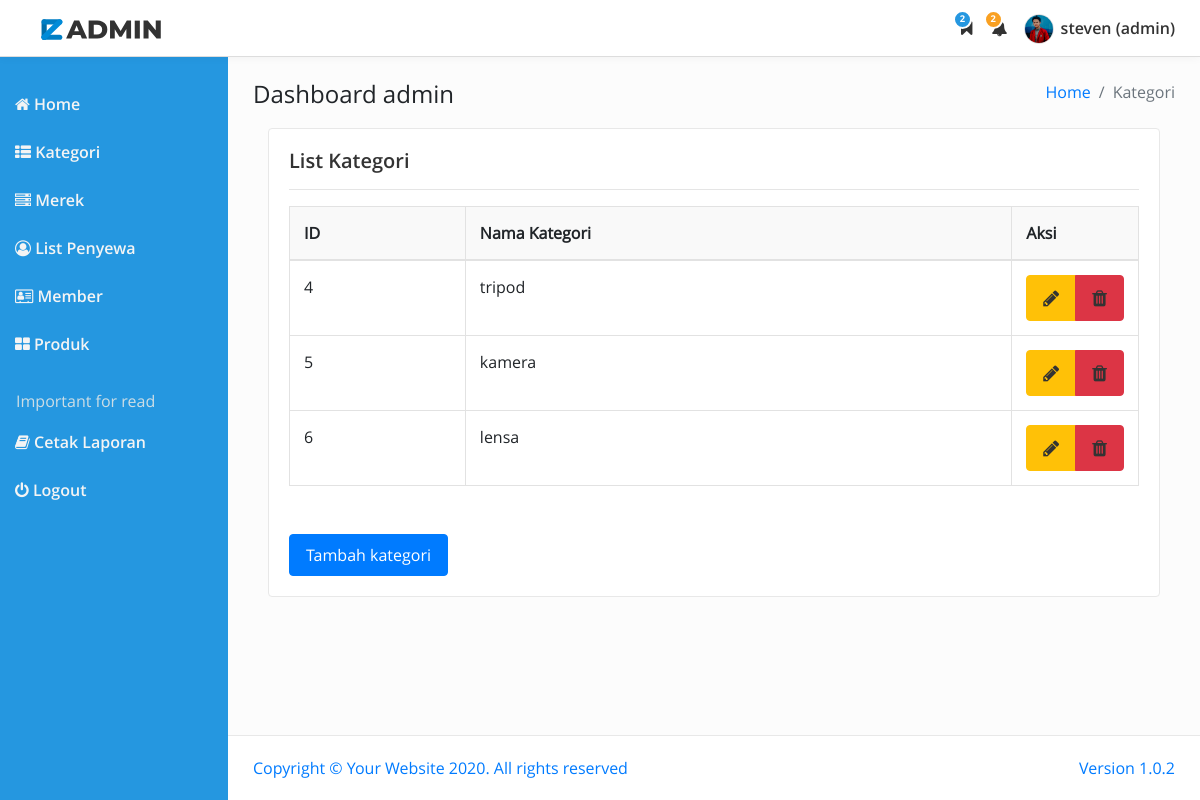
The app's page /Admin/adminweb.php?module=kategori (signed in) with its own data.
### tables this page shows
CREATE TABLE `akun` (
  `id_user` int(10) NOT NULL,
  `username` varchar(50) NOT NULL,
  `password` varchar(20) NOT NULL,
  `nama` varchar(30) NOT NULL,
  `email` varchar(50) NOT NULL,
  `alamat` text NOT NULL,
  `no_telp` int(15) NOT NULL,
  `level` int(2) NOT NULL,
  `status_akun` varchar(50) NOT NULL,
  `gambar` varchar(100) DEFAULT NULL
);

CREATE TABLE `kategori` (
  `id_kategori` int(10) NOT NULL,
  `nama_kategori` varchar(50) NOT NULL
);

### lib/config.php (called while the page is built)
<?php
$base_url = "http://localhost:8080/sewa/";
$admin_url = "http://localhost:8080/sewa/Admin/";
?>

### Admin/module/kategori/kategori.php (the view, shortened to what this page needs)
<?php
	if (empty($_SESSION['username']) AND empty($_SESSION['passuser'])){
		echo "<center> untuk mengakses modul, anda harus login</br>";
		echo "<ahref=../../index.php?<b>Login</b></a></center>";
	} else{
?>
<!DOCTYPE html>
<html lang="en">
<head>
	<link rel="stylesheet" href="../dist/css/bootstrap.min.css">
	<link rel="stylesheet" type="text/css" href="../plugins/font-awesome-4.7.0/css/font-awesome.min.css">
	<link rel="stylesheet" type="text/css" href="../dist/css/reza-admin.min.css">
</head>
<body>
	<main class="main main--ml-sidebar-width">
		<div class="row">
			<header class="main__header col-md-12 mb-2">
				<div class="main__title">
					<h4>Dashboard <?php echo $username ?></h4>
					<ul class="breadcrumb">
						<li class="breadcrumb-item"><a href="index.html">Home</a></li>
						<li class="breadcrumb-item active">Kategori</li>
					</ul>
				</div>
			</header>
		</div>
		<div class="col-12 mb-4">
				<section class="main__box">
					<h5>List Kategori</h5>
					<hr>
					<table class="table table--gray">
						<thead>
							<tr>
								<th>ID</th>
								<th>Nama Kategori</th>
								<th style = "width: 100px">Aksi</th>
							</tr>
						</thead>
						<tbody>
								<?php
								include "../lib/config.php";
								include "../lib/koneksi.php";
								$kueri_Kategori= mysqli_query($koneksi, "select * from kategori");
								while($kat=mysqli_fetch_array($kueri_Kategori))
								{
									$id = $kat['id_kategori'];
									$nama = $kat['nama_kategori'];
								?>
							<tr>
								<td><?php echo $id; ?></td>
								<td><?php echo $nama; ?></td>
								<td>
                                <div class = "btn-group">
                                    <a href="<?php echo $admin_url; ?>adminweb.php?module=edit_kategori&kategori=<?php echo $id; ?>" class="btn btn-warning"><i class='fa fa-pencil'></i></button></a>
                                    <a href="<?php echo $admin_url; ?>module/kategori/aksi_hapus.php?kategori=<?php echo $id; ?>" onClick="return confirm('anda yakin ingin menghapus data ini?')"
                                    class="btn btn-danger"><i class='fa fa-trash'></i></button></a>
                                </div>
                            	</td>
								<?php } ?>
							</tr>
						</tbody>
					</table>
					<br><br>
					<div class = "box-footer">
						<a href="<?php echo $base_url; ?>admin/adminweb.php?module=tambah_kategori">
						<button class="btn btn-primary">Tambah kategori</button>
					</div>
				</section>
			</div>
	</main>
	<footer class="footer footer--ml-sidebar-width">
		<p class="mb-2 mb-sm-0">Copyright &copy; Your Website 2020. All rights reserved</p>
		<p>Version 1.0.2</p>
	</footer>
		<?php } ?>
</body>
</html>

### Admin/adminweb.php (shortened to what this page needs)
<?php
include "../lib/config.php";
  include "../lib/koneksi.php";
if (empty($_SESSION['username']) AND empty($_SESSION['passuser'])) {
    echo "<center>Untuk mengakses modul, Anda harus login </br>";
    echo "<a href=$admin_url><b>LOGIN</b></a></center>";
} else {
  $r['username'] = $_SESSION['namauser'];
  $user = $r['username'];
  $queryAdmin = mysqli_query($koneksi, "SELECT * FROM akun WHERE username ='$user' ");
  $hasilQuery = mysqli_fetch_array($queryAdmin);
      $username    = $hasilQuery['username'];
	  $nama_admin  = $hasilQuery['nama'];
	  $level 	   = $hasilQuery['level'];
?>
<!DOCTYPE html>
<html lang="en">
<head>
	<link rel="stylesheet" href="dist/css/bootstrap.min.css">
	<link rel="stylesheet" type="text/css" href="plugins/font-awesome-4.7.0/css/font-awesome.min.css">
	<link rel="stylesheet" type="text/css" href="dist/css/reza-admin.min.css">
</head>
<body>
	<nav class="navbar navbar-expand-sm navbar--white">
		<a class="navbar-brand ml-3" href="index.html"><img src="dist/img/Reza_Admin.svg" width="120" alt="logo reza"></a>
		<div class="collapse navbar-collapse justify-content-end" id="navbarNav">
			<ul class="navbar-nav">
				<li class="nav-item navbar__notification">
					<a class="nav-link" href="#">
						<span class="fa fa-bookmark"></span>
						<span class="navbar__notification-number navbar__notification-number--blue">2</span>
					</a>
				</li>
				<li class="nav-item navbar__notification">
					<a class="nav-link " href="#">
						<span class="fa fa-bell"></span>
						<span class="navbar__notification-number navbar__notification-number--orange">2</span>
					</a>
				</li>
				<li class="nav-item navbar__avatar dropdown">
					<a class="nav-link " href="#" data-toggle="dropdown">
						<img src="dist/img/reza.jpg" alt="avatar image">
						<span><?php echo $nama_admin?> (<?php echo $username ?>)</span>
					</a>
				</li>
			</ul>
		</div>
	</nav>
	<aside class="sidebar">
		<ul class="sidebar__nav">
			<li class="sidebar__item "><a class="nav-link" href="adminweb.php?module=home"><span class="fa fa-home"></span> Home</a></li>
			<li class="sidebar__item"><a href="adminweb.php?module=kategori"><span class="fa fa-th-list"></span> Kategori</a></li>
			<li class="sidebar__item"><a href="adminweb.php?module=merek"><span class="fa fa-server"></span> Merek</a></li>
			<li class="sidebar__item"><a href="adminweb.php?module=penyewa"><span class="fa fa-user-circle-o"></span> List Penyewa</a></li>
			<li class="sidebar__item"><a href="adminweb.php?module=member"><span class="fa fa-vcard-o"></span> Member</a></li>
			<li class="sidebar__item"><a href="adminweb.php?module=produk"><span class="fa fa-th-large"></span> Produk</a></li>
			<?php
			if($level=="1"){
			?>
				<li class="sidebar__item sidebar__item--header mt-3">Important for read</li>
				<li class="sidebar__item"><a href="docs/"><span class="fa fa-book"></span> Cetak Laporan</a></li>
			<?php } ?>
			<li class="sidebar__item"><a href="index.php"><span class="fa fa-power-off"></span> Logout</a></li>
		</ul>
	</aside>
	<?php
            if ($_GET['module'] == 'home') {
                include "module/home/home.php";
            } elseif ($_GET['module'] == 'profil') {
              include "profil/profil.php";
            } elseif ($_GET['module'] == 'kategori') {
                include "module/kategori/kategori.php";
            } elseif ($_GET['module'] == 'tambah_kategori') {
                include "module/kategori/form_tambah.php";
            } elseif ($_GET['module'] == 'edit_kategori') {
                include "module/kategori/edit_kategori.php";
            } elseif ($_GET['module'] == 'merek') {
                include "module/merek/merek.php";
            } elseif ($_GET['module'] == 'tambah_merek') {
                include "module/merek/tambah_merek.php";
            } elseif ($_GET['module'] == 'edit_merek') {
                include "module/merek/edit_merek.php";
            } elseif ($_GET['module'] == 'produk') {
              include "module/produk/produk.php";
            } elseif ($_GET['module'] == 'tambah_produk') {
              include "module/produk/form_tambah_produk.php";
            } elseif ($_GET['module'] == 'edit_produk') {
              include "module/produk/edit_produk.php";
            } elseif ($_GET['module'] == 'penyewa') {
              include "module/penyewa/list_penyewa.php";
            } elseif ($_GET['module'] == 'tambah_kota') {
              include "module/penyewa/form_tambah_kota.php";
            } elseif ($_GET['module'] == 'edit_kota') {
              include "module/penyewa/form_edit_kota.php";
            } elseif ($_GET['module'] == 'member') {
              include "module/member/member.php";
            } elseif ($_GET['module'] == 'detail_member') {
            include "module/member/detail_member.php";
            } elseif ($_GET['module'] == 'profil') {
            include "module/home/home.php";
            } elseif ($_GET['module'] == 'editprofil') {
            include "profil/edit_profil.php";
          } elseif ($_GET['module'] == 'pemesanan') {
            include "module/pemesanan/list_pemesanan.php";
          } elseif ($_GET['module'] == 'detail_pemesanan') {
            include "module/pemesanan/detail_pemesanan.php";
            } elseif ($_GET['module'] == 'biaya') {
            include "module/biaya/list_biaya_kirim.php";
            } elseif ($_GET['module'] == 'tambah_biaya') {
            include "module/biaya/form_tambah_biaya.php";
            } elseif ($_GET['module'] == 'edit_biaya') {
            include "module/biaya/form_edit_biaya.php";
            } else {
            include "module/home/home.php";
            }
        ?>
	<footer class="footer footer--ml-sidebar-width">
		<p class="mb-2 mb-sm-0">Copyright &copy; Your Website 2020. All rights reserved</p>
		<p>Version 1.0.2</p>
	</footer>
	<?php } ?>
</body>
</html>

### records on screen
akun: nama "steven", username "admin"
kategori: id_kategori "4", nama_kategori "tripod"
kategori: id_kategori "5", nama_kategori "kamera"
kategori: id_kategori "6", nama_kategori "lensa"
